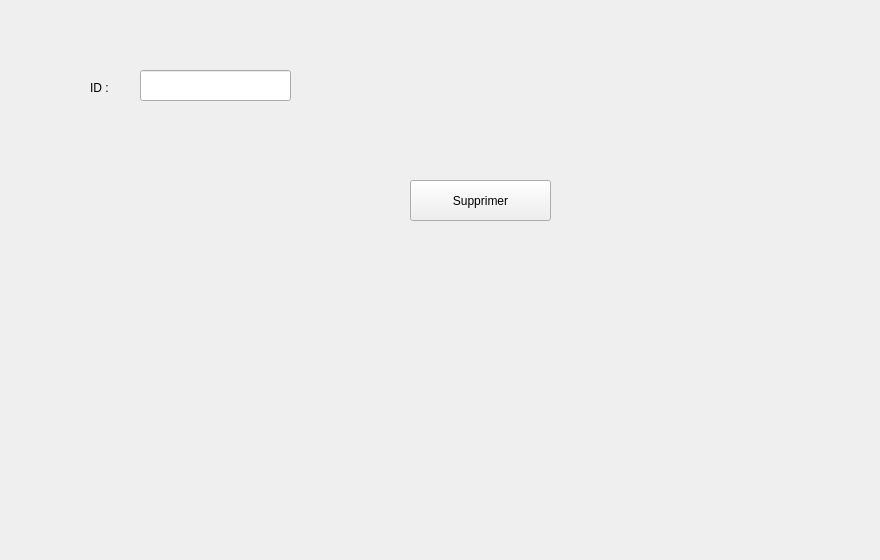
        <widget class="QWidget" name="tab_5">
         <attribute name="icon">
          <iconset>
           <normaloff>téléchargement.png</normaloff>téléchargement.png</iconset>
         </attribute>
         <attribute name="title">
          <string>Supprimer</string>
         </attribute>
         <widget class="QLabel" name="label_44">
          <property name="geometry">
           <rect>
            <x>90</x>
            <y>80</y>
            <width>56</width>
            <height>16</height>
           </rect>
          </property>
          <property name="text">
           <string>ID :</string>
          </property>
         </widget>
         <widget class="QLineEdit" name="le_id_supp">
          <property name="geometry">
           <rect>
            <x>140</x>
            <y>70</y>
            <width>151</width>
            <height>31</height>
           </rect>
          </property>
         </widget>
         <widget class="QPushButton" name="pushButton_6">
          <property name="geometry">
           <rect>
            <x>410</x>
            <y>180</y>
            <width>141</width>
            <height>41</height>
           </rect>
          </property>
          <property name="text">
           <string>Supprimer</string>
          </property>
          <property name="icon">
           <iconset>
            <normaloff>téléchargement.png</normaloff>téléchargement.png</iconset>
          </property>
         </widget>
         <widget class="QLabel" name="label_60">
          <property name="geometry">
           <rect>
            <x>-40</x>
            <y>-30</y>
            <width>871</width>
            <height>551</height>
           </rect>
          </property>
          <property name="text">
           <string/>
          </property>
          <property name="pixmap">
           <pixmap>../fond-texture-grunge-abstrait-bleu-marine_145345-4.jpg</pixmap>
          </property>
          <property name="scaledContents">
           <bool>true</bool>
          </property>
         </widget>
         <zorder>label_60</zorder>
         <zorder>label_44</zorder>
         <zorder>le_id_supp</zorder>
         <zorder>pushButton_6</zorder>
        </widget>
